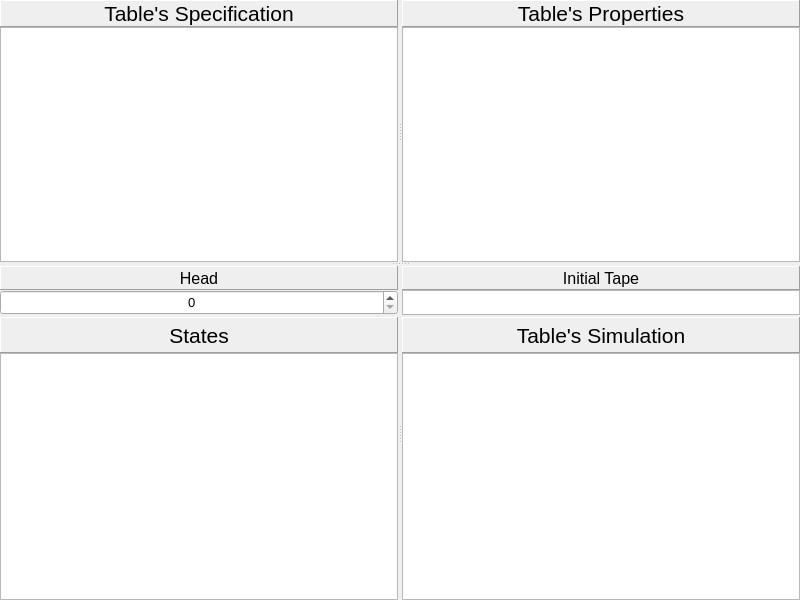
<?xml version="1.0" encoding="UTF-8"?>
<ui version="4.0">
 <class>MachineSimulation</class>
 <widget class="QMainWindow" name="MachineSimulation">
  <property name="geometry">
   <rect>
    <x>0</x>
    <y>0</y>
    <width>800</width>
    <height>600</height>
   </rect>
  </property>
  <property name="windowTitle">
   <string>MainWindow</string>
  </property>
  <widget class="QWidget" name="centralwidget">
   <layout class="QVBoxLayout" name="verticalLayout">
    <property name="spacing">
     <number>0</number>
    </property>
    <property name="leftMargin">
     <number>0</number>
    </property>
    <property name="topMargin">
     <number>0</number>
    </property>
    <property name="rightMargin">
     <number>0</number>
    </property>
    <property name="bottomMargin">
     <number>0</number>
    </property>
    <item>
     <widget class="QSplitter" name="tableSplit">
      <property name="orientation">
       <enum>Qt::Vertical</enum>
      </property>
      <widget class="QSplitter" name="specSplit">
       <property name="orientation">
        <enum>Qt::Horizontal</enum>
       </property>
       <widget class="QWidget" name="layoutWidget">
        <layout class="QVBoxLayout" name="Specs">
         <property name="spacing">
          <number>0</number>
         </property>
         <item>
          <widget class="QLabel" name="tableLabel">
           <property name="font">
            <font>
             <pointsize>16</pointsize>
            </font>
           </property>
           <property name="frameShape">
            <enum>QFrame::Panel</enum>
           </property>
           <property name="frameShadow">
            <enum>QFrame::Raised</enum>
           </property>
           <property name="text">
            <string>Table's Specification</string>
           </property>
           <property name="alignment">
            <set>Qt::AlignCenter</set>
           </property>
           <property name="margin">
            <number>3</number>
           </property>
          </widget>
         </item>
         <item>
          <widget class="QTableWidget" name="tableView"/>
         </item>
        </layout>
       </widget>
       <widget class="QWidget" name="layoutWidget_2">
        <layout class="QVBoxLayout" name="Properties">
         <property name="spacing">
          <number>0</number>
         </property>
         <item>
          <widget class="QLabel" name="propLabel">
           <property name="font">
            <font>
             <pointsize>16</pointsize>
            </font>
           </property>
           <property name="frameShape">
            <enum>QFrame::Panel</enum>
           </property>
           <property name="frameShadow">
            <enum>QFrame::Raised</enum>
           </property>
           <property name="text">
            <string>Table's Properties</string>
           </property>
           <property name="alignment">
            <set>Qt::AlignCenter</set>
           </property>
           <property name="margin">
            <number>3</number>
           </property>
          </widget>
         </item>
         <item>
          <widget class="QListWidget" name="propList"/>
         </item>
        </layout>
       </widget>
      </widget>
      <widget class="QSplitter" name="simSplit">
       <property name="orientation">
        <enum>Qt::Horizontal</enum>
       </property>
       <widget class="QWidget" name="">
        <layout class="QVBoxLayout" name="rightSim">
         <property name="spacing">
          <number>2</number>
         </property>
         <item>
          <layout class="QVBoxLayout" name="Head">
           <property name="spacing">
            <number>0</number>
           </property>
           <item>
            <widget class="QLabel" name="headPosLabel">
             <property name="minimumSize">
              <size>
               <width>70</width>
               <height>24</height>
              </size>
             </property>
             <property name="maximumSize">
              <size>
               <width>16777215</width>
               <height>24</height>
              </size>
             </property>
             <property name="font">
              <font>
               <pointsize>12</pointsize>
              </font>
             </property>
             <property name="frameShape">
              <enum>QFrame::Panel</enum>
             </property>
             <property name="frameShadow">
              <enum>QFrame::Raised</enum>
             </property>
             <property name="text">
              <string>Head</string>
             </property>
             <property name="alignment">
              <set>Qt::AlignCenter</set>
             </property>
            </widget>
           </item>
           <item>
            <widget class="QSpinBox" name="headPos">
             <property name="minimumSize">
              <size>
               <width>0</width>
               <height>25</height>
              </size>
             </property>
             <property name="font">
              <font>
               <pointsize>10</pointsize>
              </font>
             </property>
             <property name="alignment">
              <set>Qt::AlignCenter</set>
             </property>
            </widget>
           </item>
          </layout>
         </item>
         <item>
          <layout class="QVBoxLayout" name="States">
           <property name="spacing">
            <number>0</number>
           </property>
           <item>
            <widget class="QLabel" name="stateLabel">
             <property name="minimumSize">
              <size>
               <width>0</width>
               <height>36</height>
              </size>
             </property>
             <property name="font">
              <font>
               <pointsize>16</pointsize>
              </font>
             </property>
             <property name="frameShape">
              <enum>QFrame::Panel</enum>
             </property>
             <property name="frameShadow">
              <enum>QFrame::Raised</enum>
             </property>
             <property name="text">
              <string>States</string>
             </property>
             <property name="alignment">
              <set>Qt::AlignCenter</set>
             </property>
            </widget>
           </item>
           <item>
            <widget class="QListWidget" name="stateList"/>
           </item>
          </layout>
         </item>
        </layout>
       </widget>
       <widget class="QWidget" name="">
        <layout class="QVBoxLayout" name="leftSim">
         <property name="spacing">
          <number>2</number>
         </property>
         <item>
          <layout class="QVBoxLayout" name="InitialTape">
           <property name="spacing">
            <number>0</number>
           </property>
           <item>
            <widget class="QLabel" name="inTapeLabel">
             <property name="minimumSize">
              <size>
               <width>0</width>
               <height>24</height>
              </size>
             </property>
             <property name="maximumSize">
              <size>
               <width>16777215</width>
               <height>24</height>
              </size>
             </property>
             <property name="font">
              <font>
               <pointsize>12</pointsize>
              </font>
             </property>
             <property name="frameShape">
              <enum>QFrame::Panel</enum>
             </property>
             <property name="frameShadow">
              <enum>QFrame::Raised</enum>
             </property>
             <property name="text">
              <string>Initial Tape</string>
             </property>
             <property name="alignment">
              <set>Qt::AlignCenter</set>
             </property>
            </widget>
           </item>
           <item>
            <widget class="QListWidget" name="inTape">
             <property name="maximumSize">
              <size>
               <width>16777215</width>
               <height>25</height>
              </size>
             </property>
            </widget>
           </item>
          </layout>
         </item>
         <item>
          <layout class="QVBoxLayout" name="Tape">
           <property name="spacing">
            <number>0</number>
           </property>
           <item>
            <widget class="QLabel" name="simLabel">
             <property name="minimumSize">
              <size>
               <width>0</width>
               <height>36</height>
              </size>
             </property>
             <property name="font">
              <font>
               <pointsize>16</pointsize>
              </font>
             </property>
             <property name="frameShape">
              <enum>QFrame::Panel</enum>
             </property>
             <property name="frameShadow">
              <enum>QFrame::Raised</enum>
             </property>
             <property name="text">
              <string>Table's Simulation</string>
             </property>
             <property name="alignment">
              <set>Qt::AlignCenter</set>
             </property>
             <property name="margin">
              <number>3</number>
             </property>
            </widget>
           </item>
           <item>
            <widget class="QListWidget" name="simList"/>
           </item>
          </layout>
         </item>
        </layout>
       </widget>
      </widget>
     </widget>
    </item>
   </layout>
  </widget>
 </widget>
 <resources/>
 <connections/>
</ui>
